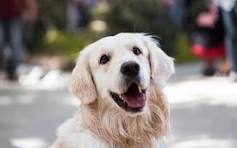
#> input picture python project/image to pancil sketch/dog.jpg, 237 x 148 px
$ python ImagetoPencilSketch.py
#> lines starting #> are read from the running program, lines starting #| are printed output that depends on the picture
import cv2
image = cv2.imread("dog.jpg")
#> image is the input picture: shape (148, 237, 3); mean B, G, R 130.4, 134.4, 142.5
cv2.imshow("Dog", image)
cv2.waitKey(0)
gray_image = cv2.cvtColor(image, cv2.COLOR_BGR2GRAY)
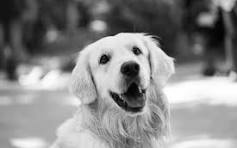
#> gray_image: shape (148, 237); min 1, max 255, mean 136.3
cv2.imshow("New Dog", gray_image)
cv2.waitKey(0)
inverted_image = 255 - gray_image
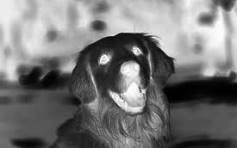
#> inverted_image: shape (148, 237); min 0, max 254, mean 118.7
cv2.imshow("Inverted", inverted_image)
cv2.waitKey()
blurred = cv2.GaussianBlur(inverted_image, (21, 21), 0)
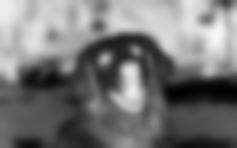
#> blurred: shape (148, 237); min 2, max 247, mean 118.6
inverted_blurred = 255 - blurred
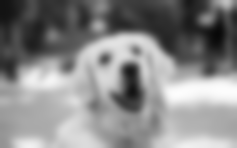
#> inverted_blurred: shape (148, 237); min 8, max 253, mean 136.4
pencil_sketch = cv2.divide(gray_image, inverted_blurred, scale=256.0)
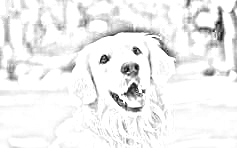
#> pencil_sketch: shape (148, 237); min 3, max 255, mean 239.2
cv2.imshow("Sketch", pencil_sketch)
cv2.waitKey(0)
cv2.imshow("original image", image)
cv2.imshow("pencil sketch", pencil_sketch)
cv2.waitKey(0)
